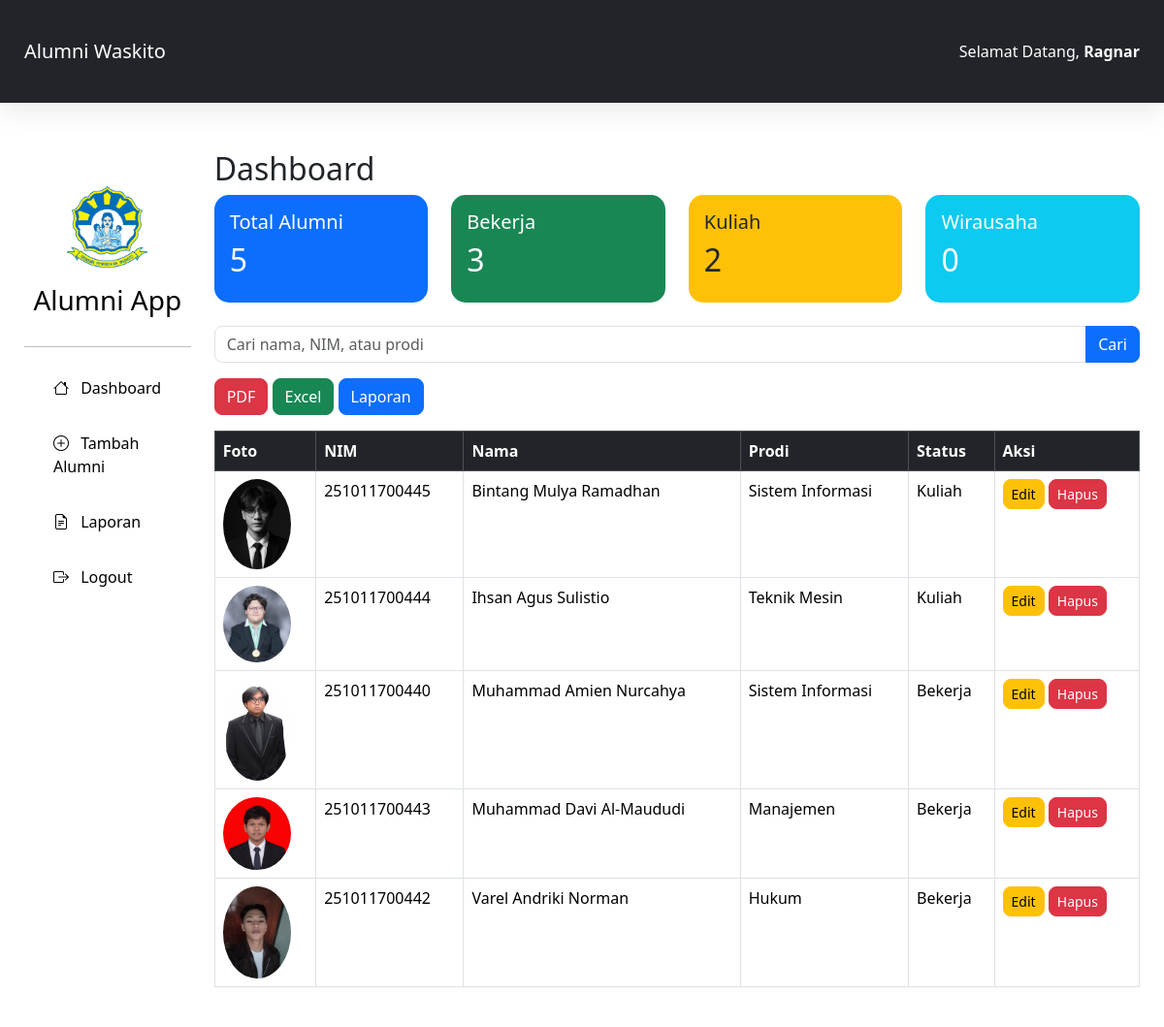
/view/dashboard.php (signed in), run on the app's committed database.
### tables this page shows
CREATE TABLE `alumni` (
  `id` bigint(20) NOT NULL,
  `nim` varchar(20) NOT NULL,
  `nama` varchar(100) NOT NULL,
  `jenis_kelamin` enum('Laki-laki','Perempuan') NOT NULL,
  `prodi` varchar(100) NOT NULL,
  `angkatan` year(4) NOT NULL,
  `tahun_lulus` year(4) NOT NULL,
  `email` varchar(100) DEFAULT NULL,
  `telepon` varchar(20) DEFAULT NULL,
  `alamat` text DEFAULT NULL,
  `pekerjaan` varchar(100) DEFAULT NULL,
  `status` enum('Bekerja','Kuliah','Wirausaha','Belum Bekerja') DEFAULT 'Belum Bekerja',
  `foto` varchar(255) DEFAULT 'default.png',
  `created_at` timestamp NOT NULL DEFAULT current_timestamp(),
  `updated_at` timestamp NOT NULL DEFAULT current_timestamp() ON UPDATE current_timestamp()
);

### model/Alumni.php (called while the page is built, shortened)
<?php
class Alumni extends Database
{
    public function tampil()
    {
        $conn = $this->getConnection();
        return mysqli_query($conn,
        "SELECT * FROM alumni ORDER BY nama ASC");
    }
    public function total()
    {
        $conn = $this->getConnection();
        $sql=mysqli_query($conn,
        "SELECT COUNT(*) AS total FROM alumni");
        return mysqli_fetch_assoc($sql);
    }
    public function totalStatus($status)
    {
        $conn = $this->getConnection();
        $sql=mysqli_query($conn,
        "SELECT COUNT(*) AS total
        FROM alumni
        WHERE status='$status'");
        return mysqli_fetch_assoc($sql);
    }
}

### controller/AlumniController.php (called while the page is built, shortened)
<?php
require_once "../model/Alumni.php";
class AlumniController
{
    private $alumni;
    public function __construct()
    {
        $this->alumni = new Alumni();
    }
    public function cari()
    {
        return $this->alumni->tampil();
    }
}

### view/dashboard.php (the view, shortened to what this page needs)
<?php
require_once "../controller/AlumniController.php";
require_once "../model/Alumni.php";
include "template/header.php";
include "template/sidebar.php";
$controller = new AlumniController();
$data = $controller->cari();
$model = new Alumni();
$total = $model->total()['total'];
$bekerja = $model->totalStatus('Bekerja')['total'];
$kuliah = $model->totalStatus('Kuliah')['total'];
$wirausaha = $model->totalStatus('Wirausaha')['total'];
?>
<h2>Dashboard</h2>
<div class="row mb-4">
<div class="col">
<div class="card bg-primary text-white">
<div class="card-body">
<h5>Total Alumni</h5>
<h2><?= $total ?></h2>
</div>
</div>
</div>
<div class="col">
<div class="card bg-success text-white">
<div class="card-body">
<h5>Bekerja</h5>
<h2><?= $bekerja ?></h2>
</div>
</div>
</div>
<div class="col">
<div class="card bg-warning">
<div class="card-body">
<h5>Kuliah</h5>
<h2><?= $kuliah ?></h2>
</div>
</div>
</div>
<div class="col">
<div class="card bg-info text-white">
<div class="card-body">
<h5>Wirausaha</h5>
<h2><?= $wirausaha ?></h2>
</div>
</div>
</div>
</div>
<form method="GET">
<div class="input-group mb-3">
<input
type="text"
name="keyword"
class="form-control"
placeholder="Cari nama, NIM, atau prodi">
<button
class="btn btn-primary">
Cari
</button>
</div>
</form>
<div class="mb-3">
<a
href="../export/pdf.php"
class="btn btn-danger">
PDF
</a>
<a
href="../export/excel.php"
class="btn btn-success">
Excel
</a>
<a
href="laporan.php"
class="btn btn-primary">
Laporan
</a>
</div>
<table class="table table-bordered table-hover">
<thead class="table-dark">
<tr>
<th>Foto</th>
<th>NIM</th>
<th>Nama</th>
<th>Prodi</th>
<th>Status</th>
<th>Aksi</th>
</tr>
</thead>
<tbody>
<?php while($row=mysqli_fetch_assoc($data)){ ?>
<tr>
<td>
<img
src="../assets/uploads/<?= $row['foto']?>"
width="70">
</td>
<td><?= $row['nim']?></td>
<td><?= $row['nama']?></td>
<td><?= $row['prodi']?></td>
<td><?= $row['status']?></td>
<td>
<a
href="edit.php?id=<?= $row['id']?>"
class="btn btn-warning btn-sm">
Edit
</a>
<a
href="../controller/AlumniController.php?hapus=<?= $row['id']?>"
class="btn btn-danger btn-sm"
onclick="return confirm('Hapus data?')">
Hapus
</a>
</td>
</tr>
<?php } ?>
</tbody>
</table>
<?php include "template/footer.php"; ?>

### assets/css/style.css (style rules this page uses)
* { margin:0; padding:0; box-sizing:border-box; font-family:'Segoe UI',sans-serif; }
body { background:#ffffff; }
.card { border:none; border-radius:15px; }
.table { background:white; }
.table img { border-radius:50%; object-fit:cover; }
.btn { border-radius:8px; }
.form-control, .form-select { border-radius:8px; }

### data on the page
alumni: foto (picture), nim "251011700445", nama "Bintang Mulya Ramadhan", prodi "Sistem Informasi", status "Kuliah"
alumni: foto (picture), nim "251011700444", nama "Ihsan Agus Sulistio", prodi "Teknik Mesin", status "Kuliah"
alumni: foto (picture), nim "251011700440", nama "Muhammad Amien Nurcahya", prodi "Sistem Informasi", status "Bekerja"
alumni: foto (picture), nim "251011700443", nama "Muhammad Davi Al-Maududi", prodi "Manajemen", status "Bekerja"
alumni: foto (picture), nim "251011700442", nama "Varel Andriki Norman", prodi "Hukum", status "Bekerja"

### other printed values
$_SESSION['nama'] "Ragnar"
$total "5"
$bekerja "3"
$kuliah "2"
$wirausaha "0"
